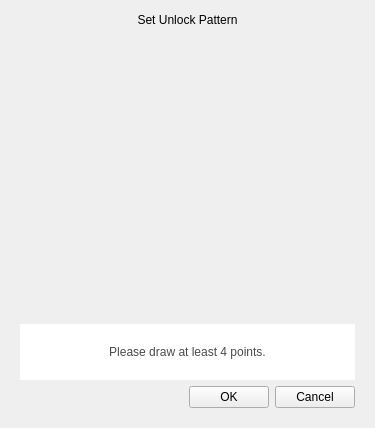
<?xml version="1.0" encoding="UTF-8"?>
<ui version="4.0">
 <class>SetUnlockPattern</class>
 <widget class="QWidget" name="SetUnlockPattern">
  <property name="geometry">
   <rect>
    <x>0</x>
    <y>0</y>
    <width>375</width>
    <height>428</height>
   </rect>
  </property>
  <property name="windowTitle">
   <string>Form</string>
  </property>
  <layout class="QVBoxLayout" name="verticalLayout_2">
   <property name="spacing">
    <number>0</number>
   </property>
   <property name="topMargin">
    <number>0</number>
   </property>
   <item>
    <widget class="QLabel" name="label_title">
     <property name="maximumSize">
      <size>
       <width>16777215</width>
       <height>40</height>
      </size>
     </property>
     <property name="text">
      <string>Set Unlock Pattern</string>
     </property>
     <property name="alignment">
      <set>Qt::AlignCenter</set>
     </property>
    </widget>
   </item>
   <item>
    <widget class="QWidget" name="widget_background" native="true">
     <property name="styleSheet">
      <string notr="true">#widget_background
{
	top:-15px;
}</string>
     </property>
     <layout class="QVBoxLayout" name="verticalLayout">
      <item>
       <widget class="QWidget" name="widget" native="true">
        <layout class="QHBoxLayout" name="horizontalLayout_2">
         <property name="topMargin">
          <number>20</number>
         </property>
         <item>
          <spacer name="horizontalSpacer_2">
           <property name="orientation">
            <enum>Qt::Horizontal</enum>
           </property>
           <property name="sizeHint" stdset="0">
            <size>
             <width>25</width>
             <height>20</height>
            </size>
           </property>
          </spacer>
         </item>
         <item>
          <widget class="GustureLock" name="widget_pattern" native="true">
           <property name="minimumSize">
            <size>
             <width>240</width>
             <height>240</height>
            </size>
           </property>
           <property name="maximumSize">
            <size>
             <width>240</width>
             <height>240</height>
            </size>
           </property>
           <property name="inputMethodHints">
            <set>Qt::ImhPreferNumbers</set>
           </property>
          </widget>
         </item>
         <item>
          <spacer name="horizontalSpacer_3">
           <property name="orientation">
            <enum>Qt::Horizontal</enum>
           </property>
           <property name="sizeHint" stdset="0">
            <size>
             <width>37</width>
             <height>20</height>
            </size>
           </property>
          </spacer>
         </item>
        </layout>
       </widget>
      </item>
      <item>
       <widget class="QLabel" name="label_patternTips">
        <property name="styleSheet">
         <string notr="true">#label_patternTips
{
color:#4a4a4a;
background-color: #FFFFFF;
}</string>
        </property>
        <property name="text">
         <string>Please draw at least 4 points.</string>
        </property>
        <property name="alignment">
         <set>Qt::AlignCenter</set>
        </property>
       </widget>
      </item>
      <item>
       <spacer name="verticalSpacer">
        <property name="orientation">
         <enum>Qt::Vertical</enum>
        </property>
        <property name="sizeType">
         <enum>QSizePolicy::Minimum</enum>
        </property>
        <property name="sizeHint" stdset="0">
         <size>
          <width>20</width>
          <height>0</height>
         </size>
        </property>
       </spacer>
      </item>
      <item>
       <layout class="QHBoxLayout" name="horizontalLayout">
        <item>
         <spacer name="horizontalSpacer">
          <property name="orientation">
           <enum>Qt::Horizontal</enum>
          </property>
          <property name="sizeHint" stdset="0">
           <size>
            <width>40</width>
            <height>20</height>
           </size>
          </property>
         </spacer>
        </item>
        <item>
         <widget class="MyPushButton" name="pushButton_ok">
          <property name="text">
           <string>OK</string>
          </property>
         </widget>
        </item>
        <item>
         <widget class="MyPushButton" name="pushButton_cancel">
          <property name="text">
           <string>Cancel</string>
          </property>
         </widget>
        </item>
       </layout>
      </item>
     </layout>
    </widget>
   </item>
  </layout>
 </widget>
 <customwidgets>
  <customwidget>
   <class>MyPushButton</class>
   <extends>QPushButton</extends>
   <header>mypushbutton.h</header>
  </customwidget>
  <customwidget>
   <class>GustureLock</class>
   <extends>QWidget</extends>
   <header>gusturelock.h</header>
   <container>1</container>
  </customwidget>
 </customwidgets>
 <resources/>
 <connections/>
</ui>
